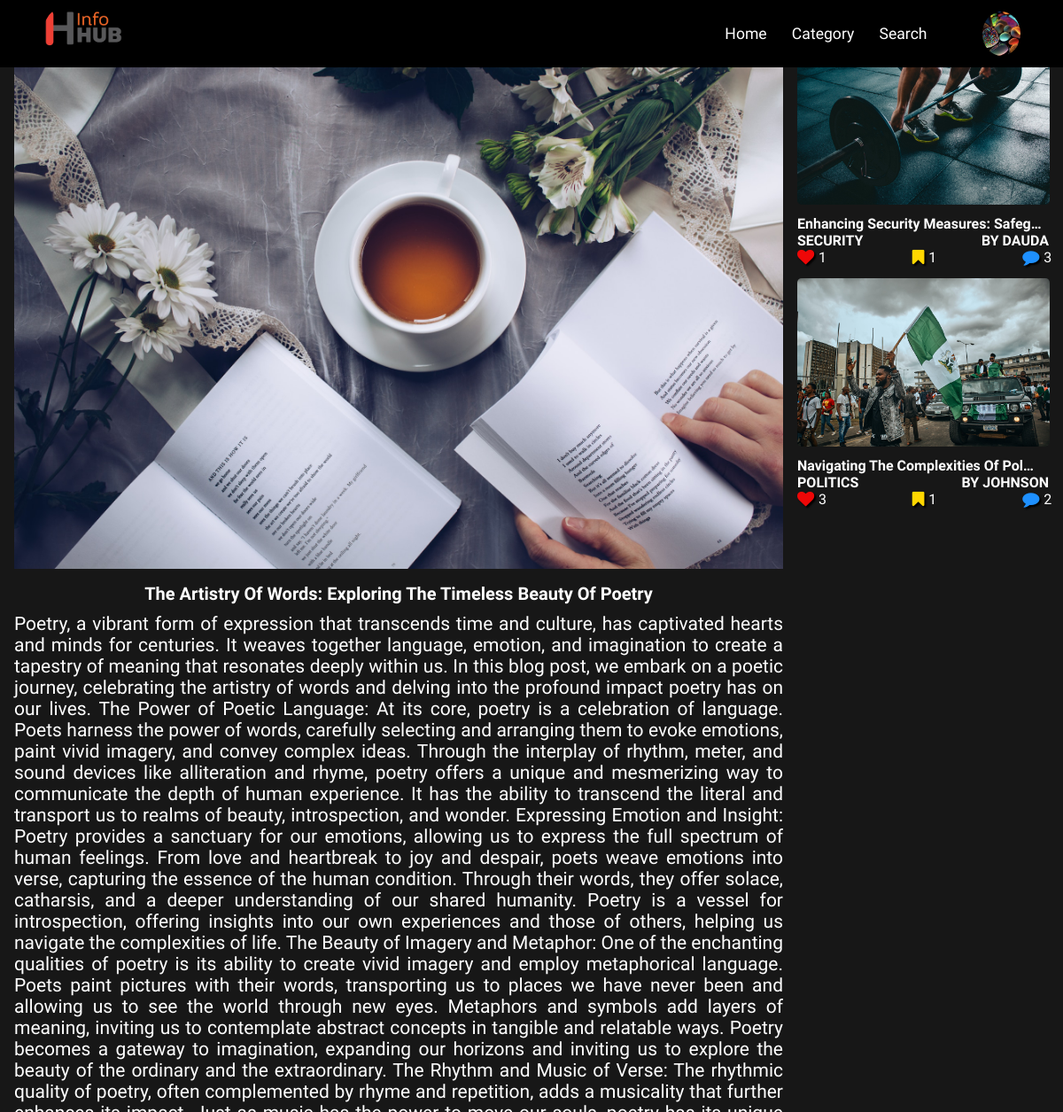
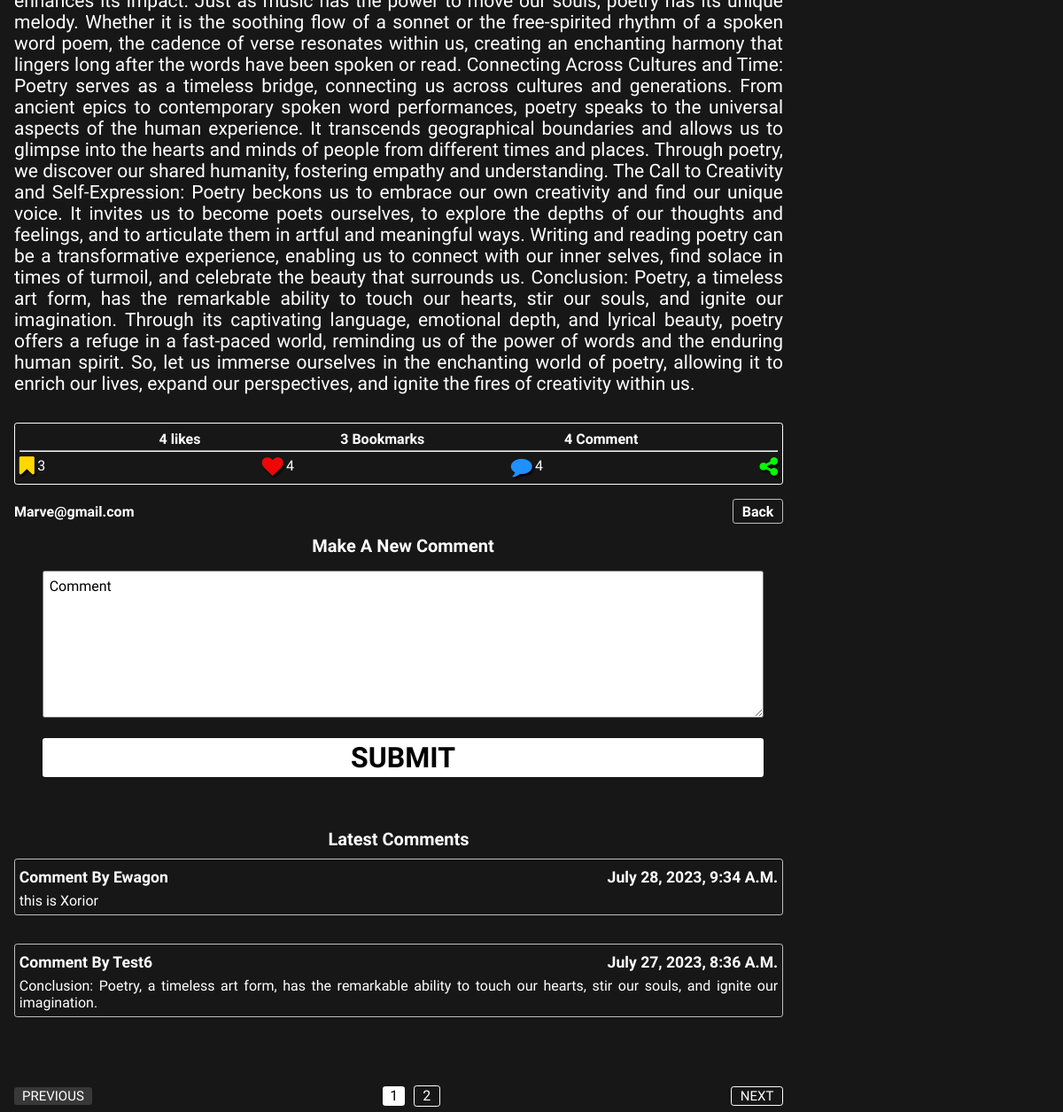
Screenshot of /The_Artistry_of_Words_Exploring_the_Timeless_Beauty_of_Poetry/ (signed in) with the database file from the repository (2 pictures, top to bottom).
### Users/models.py (models this page shows, shortened)
class Profile(models.Model):
    user = models.OneToOneField(User, on_delete=models.CASCADE)
    image = models.ImageField(default='Profile.png', upload_to='User_Profile_Picture')
    file_name = models.CharField(max_length=50, blank=True)
    age = models.CharField(max_length=3, default=18)

### blogApp/models.py (models this page shows, shortened)
class Post(models.Model):
    class NewManager(models.Manager):
        def get_queryset(self):
            return super().get_queryset() .filter(Status='published')
    options = (
        ('draft', 'Draft'),
        ('published', 'Published'),
    )
    Title = models.CharField(max_length=250)
    First_Name = models.CharField(max_length=15)
    Last_Name = models.CharField(max_length=15)
    Email = models.EmailField(max_length=30)
    slug = models.SlugField(max_length=250, unique_for_date='Publish', default='default')
    Publish = models.DateTimeField(default=timezone.now )
    Author = models.ForeignKey (User, on_delete=models.CASCADE, related_name='blog_posts')
    Content = models.TextField()
    Category = models.ForeignKey(Category, on_delete=models.PROTECT, default=1)
    Category_Tag = models.CharField(max_length=20, default='Default')
    Image = models.ImageField(upload_to=User_Directory_Path)
    Status = models.CharField(max_length=10, choices=options, default='draft')
    Objects = models.Manager() #default Manager
    Newmanager = NewManager() #custom manager
    likes_count = models.IntegerField(default='0')
    likes = models.ManyToManyField(User, related_name='like', default=None, blank=True)
    liked = models.BooleanField(default=False)
    bookmark_count =  models.IntegerField(default=0)
    bookmark = models.ManyToManyField(User, related_name='bookmark',default=None, blank=True )
    def get_absolute_url(self):
        return reverse('blogApp:Single_Post', args=[self.slug])
    class Meta:
        ordering = ('-Publish',)[:8]

class Comment(models.Model):
    Post = models.ForeignKey(Post, on_delete=models.CASCADE,related_name='Comment' )
    Name = models.CharField(max_length=20)
    Email = models.EmailField(max_length=25)
    Comment = models.TextField(max_length=270)
    Publish = models.DateTimeField(default=timezone.now)
    Status = models.BooleanField(default=True)
    class Meta:
        ordering = ('-Publish',)

### blogApp/views.py (the view)
# urls.py: path('<slug:S_post>/', views.Single_Post, name='Single_Post'),
@login_required
def Single_Post(request, S_post):
    S_post =  get_object_or_404(Post, slug=S_post, Status='published')
    Comment = S_post.Comment.filter(Status=True)
    comments_per_page = 2
    paginator = Paginator(Comment, comments_per_page)
    page_number = request.GET.get('page')
    page = paginator.get_page(page_number)
    user_comment = None
    O_post = Post.Newmanager.annotate(num_comments=Count('Comment')).filter(Status='published').exclude(id=S_post.id)[:5]
    if request.user.is_authenticated:
        username = request.user.username
        email = request.user.email
        if request.method == 'POST':
            comment_form = NewCommentForm(request.POST)
            if comment_form.is_valid():
                user_comment = comment_form.save(commit=False)
                user_comment.Name = username
                user_comment.Email = email
                user_comment.Post = S_post
                user_comment.save()
                return HttpResponseRedirect('/' + S_post.slug)
        else:
            comment_form = NewCommentForm()
        return render(request, 'blogApp/Single_Post.html',
                    {'S_post': S_post,
                    'user_comment' : user_comment,
                    'Comment' : Comment,
                    'comment_form': comment_form,
                    'O_post' : O_post,
                    'page':page })
    else:
        pass

### blogApp/forms.py
class NewCommentForm(forms.ModelForm):
    Comment = forms.CharField(widget=forms.Textarea(attrs={'rows':10, 'cols':200 , 'class':'textarea','placeholder':'Comment'}))
    class Meta:
        model = Comment
        fields = ['Comment']

### blogApp/context_processor.py (called while the page is built)
def Category_List_Options(request):
    Category_List_Options = Category.objects.exclude(name='Default')
    return {'Category_List_Options' : Category_List_Options}

### blogApp/templates/blogApp/Single_Post.html (shortened to what this page needs)
    {% extends "blogApp/Base.html" %}
        {% load static %}
        {% block templates %}
    <div class="Post_View">
        <div class="Full_Post_Wrapper">
            <div id="popup-message">
            </div>
            <div class="Main_Post_Wrapper">
                <div class="Main_Post_Details">
                    <div class="Main_Post_Details_Header">
                        <h1>{{S_post.First_Name}} {{S_post.Last_Name}}</h1>
                        <h1>{{S_post.Publish}}</h1>
                    </div>
                    <img  class="Main_Post_Details_Image" src="{{S_post.Image.url}}" alt="{{S_post.Category_Tag}}">
                    <div class="Main_Post_Details_Content">
                        <h1>{{S_post.Title}}</h1>
                        <p>{{S_post.Content}}</p>
                    </div>
                    <div class="Main_Post_Details_Meta_Info">
                        <div class="Reaction_Info">
                            <div class="Item_Info">
                                <span id="likes_check">{{S_post.likes_count}}</span>
                                &nbsp;<p>likes</p>
                            </div>
                            <div class="Item_Info">
                                <span>{{S_post.bookmark_count}}</span>
                                &nbsp;<p>Bookmarks</p>
                            </div>
                            <div class="Item_Info">
                                {% with Comment.count as total_comments %}
                                <span>{{total_comments}}</span>
                                {% endwith %}
                                &nbsp;<p>Comment</p>
                            </div>
                        </div>
                        <hr>
                        <div class="Reactions">
                            <div class="item Favourites">
                                <a href="{% url 'blogApp:Bookmark_Page' S_post.id %}"><i  class="fa fa-bookmark"></i></a>
                                <p>{{S_post.bookmark_count}}</p>
                            </div>
                            <div class="item Likes">
                                {% if post.liked %}
                                <i id="likes_button" data-postid="{{S_post.id}}" class="fa fa-heart liked "></i>
                                {% else %}
                                <i id="likes_button" data-postid="{{S_post.id}}" class="fa fa-heart "></i>
                                {% endif %}
                                <p id="likes_count">{{S_post.likes_count}}</p>
                            </div>
                            <div class="item Comment">
                                <i  class="fa fa-comment"></i>
                                {% with Comment.count as total_comments %}
                                    <p>{{total_comments}}</p>
                                {% endwith %}
                            </div>
                            <div class="item Share">
                                <i  class="fa fa-share-alt" onclick="copyToClipboard()"></i>
                            </div>
                        </div>
                    </div>
                    <div class="Main_Post_Details_Footer">
                        <p>{{S_post.Email}}</p>
                        <a href="{% url 'blogApp:Home_Page' %}">Back</a>
                    </div>
                </div>
            </div>
            <div class="Make_Comment">
                <h1>Make a new comment</h1>
                <form  id="Comment_Form" method="post">
                    {{comment_form.Comment}}
                    <button class="btn" type="submit">submit</button>
                </form>
            </div>
            {% if Comment %}
            <div class="Comment_Posted">
                <h1>Latest Comments</h1>
                {% for UserComment in page %}
                        <div class="Comment_Wrapper">
                            <div class="Comment_Posted_Info">
                                <h3> comment by {{UserComment.Name}}</h3>
                                <h3>{{UserComment.Publish}}</h3>
                        </div>
                        <p>{{UserComment.Comment|truncatechars:270}}</p>
                        </div>
                {% endfor %}
            </div>
            {% else %}
                <div class="No_Comment_Available">
                    <p>No comments available</p>
                </div>
            {% endif %}
             {% if page %}
            <div class="pagination">
                <div class="Page_Left Ltn">
                    {% if page.has_previous %}
                        <div  class="Page_Btn">
                        <a href="?page={{ page.previous_page_number }}">Previous</a>
                        </div>
                    {% else %}
                        <div class="Page_Btn Disabled">
                            Previous
                        </div>
                    {% endif %}
                </div>
                <div class="Page_Center">
                    {% for num in page.paginator.page_range %}
                        {% if page.number == num %}
                            <div class="Current_Page">
                                {{ num }}
                            </div>
                        {% else %}
                            <div class="Page_Num">
                            {{ num }}
                            </div>
                        {% endif %}
                    {% endfor %}
                </div>
                <div class="Page_Right Ltn">
                {% if page.has_next %}
                    <div class="Page_Btn">
                    <a href="?page={{ page.next_page_number }}">Next</a>
                    </div>
                {% else %}
                <div class="Page_Btn Disabled">
                    Next
                </div>
                {% endif %}
                </div>
            </div>
            {% endif %}
       </div>
       <div class="Side_Post_Wrapper">
        {% if O_post %}
                <h1>Other Posts</h1>
                {% for Side_Post_Content in O_post %}
                    <div class="Side_Post_Content">
                        <div class="Side_Post_Content_Top">
                            <img src="{{Side_Post_Content.Image.url}}" alt="{{Side_Post_Content.Category_Tag}}">
                        </div>
                        <div class="Side_Post_Content_Middle">
                            <a href="{{Side_Post_Content.get_absolute_url}}">
                               <p> {{ Side_Post_Content.Title|truncatechars:35 }}</p>
                            </a>
                        </div>
                        <div class="Side_Post_Content_Footer">
                            <div class="SPC_Footer_Top">
                                <h3>{{Side_Post_Content.Category_Tag}}</h3>
                                <h3>By {{Side_Post_Content.Last_Name }}</h3>
                            </div>
                            <div class="SPC_Footer_Bottom">
                                <div class="Side_Post_Reaction_item SPRI_Likes">
                                    <i  class="fa fa-heart"></i>
                                    <p>{{Side_Post_Content.likes_count}}</p>
                                </div>
                                 <div class="Side_Post_Reaction_item  SPRI_Favourites">
                                    <i  class="fa fa-bookmark"></i>
                                    <p>{{Side_Post_Content.bookmark_count}}</p>
                                </div>
                                <div class="Side_Post_Reaction_item  SPRI_Comments">
                                    <i  class="fa fa-comment"></i>
                                    <p>{{Side_Post_Content.num_comments}}</p>
                                </div>
                            </div>
                        </div>
                    </div>
                {% endfor %}
        {% endif %}
       </div>
    </div>
    {% endblock %}

### blogApp/templates/blogApp/Base.html (shortened to what this page needs)
{% load static %}
<!DOCTYPE html>
<html lang="en">
<head>
    <link rel="stylesheet" href="{% static 'css/Main.css' %}">
    <link rel="stylesheet" href="https://cdnjs.cloudflare.com/ajax/libs/font-awesome/4.7.0/css/font-awesome.min.css">
</head>
<body class="RemoveNav">
        <div class="Wrapper">
            <nav>
               <img class="Logo" src="{% static 'media\Logo.png' %}" alt="Logo">
                    <ul>
                        <li><a href="{% url 'blogApp:Home_Page' %}">Home</a></li>
                        <li><a href="#" class="OpenCategoryList">Category</a></li>
                        <li><a href="#">Search</a></li>
                    </ul>
                    <img src="{{user.profile.image.url}}" alt="Default-Image"  class="MoreLink" >
            </nav>
            {% block templates %}
            {% endblock %}
        </div>
</body>
</html>

### rows the page displays
Post: Image (picture), Title "The Artistry Of Words: Exploring The Timeless Beauty Of Poetry", Content "Poetry, a vibrant form of expression that transcends time and culture, has captivated hearts and minds for centuries. It weaves together language, emotion, and imagination to create a tapestry of meaning that resonates deeply within us. In this blog post, we embark on a poetic journey, celebrating the artistry of words and delving into the profound impact poetry has on our lives. The Power of Poetic Language: At its core, poetry is a celebration of language. Poets harness the power of words, carefully selecting and arranging them to evoke emotions, paint vivid imagery, and convey complex ideas. Through the interplay of rhythm, meter, and sound devices like alliteration and rhyme, poetry…", likes_count "4", bookmark_count "3", Email "Marve@gmail.com"
Comment: Name "Ewagon", Publish "July 28, 2023, 9:34 A.m.", Comment "this is Xorior"
Comment: Name "Test6", Publish "July 27, 2023, 8:36 A.m.", Comment "Conclusion: Poetry, a timeless art form, has the remarkable ability to touch our hearts, stir our souls, and ignite our imagination."
Post: Image (picture), Title "Enhancing Security Measures: Safeg…", Category_Tag "SECURITY", Last_Name "DAUDA", likes_count "1", bookmark_count "1", num_comments "3"
Post: Image (picture), Title "Navigating The Complexities Of Pol…", Category_Tag "POLITICS", Last_Name "JOHNSON", likes_count "3", bookmark_count "1", num_comments "2"

### other values shown
{{ total_comments }} "4"
{{ num }} "1"
{{ num }} "2"
